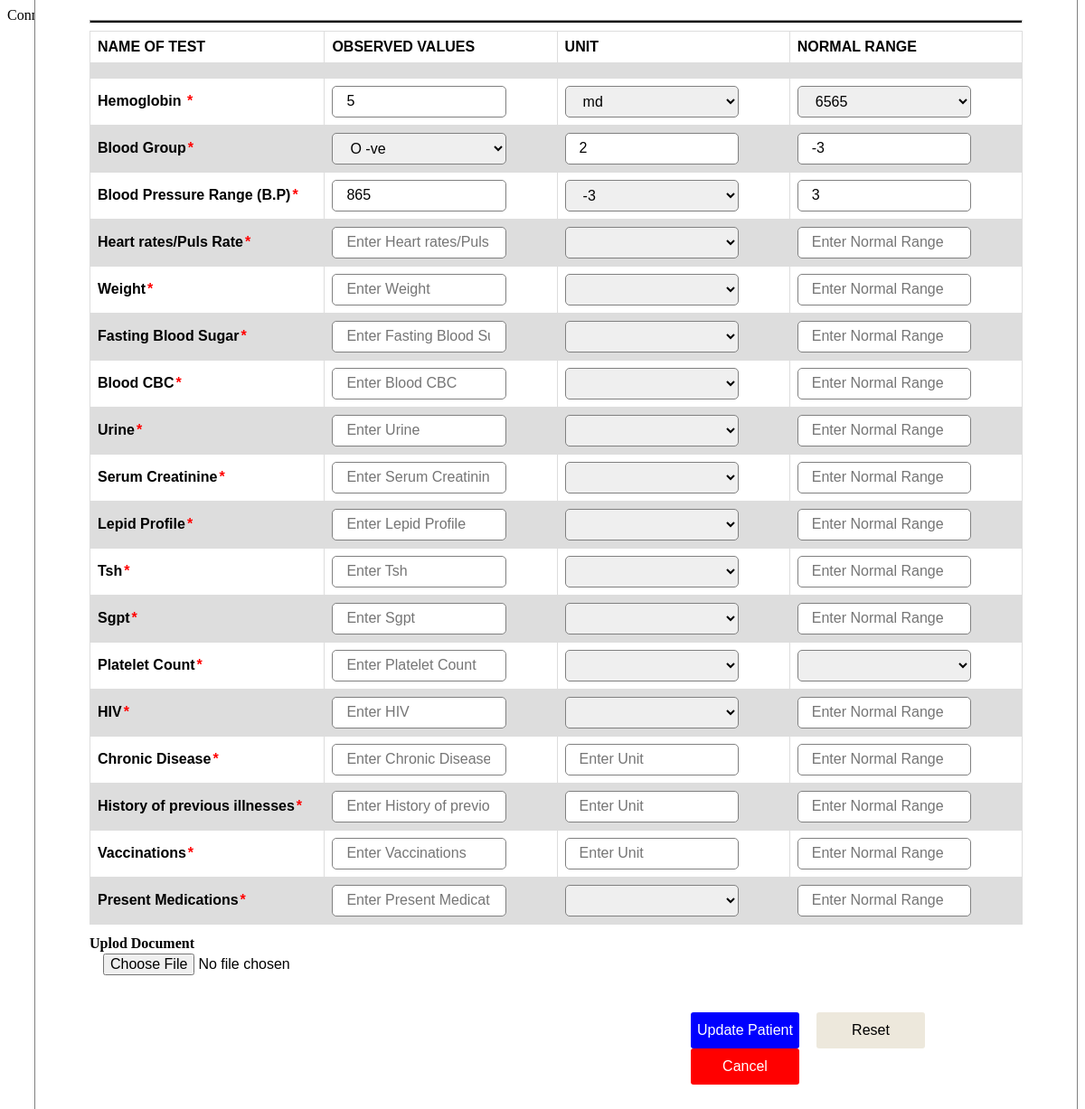
The app's page /patient_update.php?updateid=41 with its own data.
### tables this page shows
CREATE TABLE `patient` (
  `p_id` int(255) NOT NULL,
  `p_aadhar` int(255) NOT NULL,
  `p_name` varchar(255) NOT NULL,
  `p_dob` varchar(100) NOT NULL,
  `p_address` varchar(255) NOT NULL,
  `p_state` varchar(255) NOT NULL,
  `p_city` varchar(255) NOT NULL,
  `p_email` varchar(255) NOT NULL,
  `p_mobile` int(255) NOT NULL,
  `p_gender` varchar(255) NOT NULL,
  `p_hemoglobin_value` varchar(100) NOT NULL,
  `p_hemoglobin_unit` varchar(100) NOT NULL,
  `p_hemoglobin_range` varchar(100) NOT NULL,
  `p_blood_group_value` varchar(100) NOT NULL,
  `p_blood_group_unit` varchar(100) NOT NULL,
  `p_blood_group_range` varchar(100) NOT NULL,
  `p_blood_pressure_value` varchar(100) NOT NULL,
  `p_blood_pressure_unit` varchar(100) NOT NULL,
  `p_blood_pressure_range` varchar(100) NOT NULL,
  `p_heart_rate_value` varchar(100) NOT NULL,
  `p_heart_rate_unit` varchar(100) NOT NULL,
  `p_heart_rate_range` varchar(100) NOT NULL,
  `p_weight_value` varchar(100) NOT NULL,
  `p_weight_unit` varchar(100) NOT NULL,
  `p_weight_range` varchar(100) NOT NULL,
  `p_fasting_blood_value` varchar(100) NOT NULL,
  `p_fasting_blood_unit` varchar(100) NOT NULL,
  `p_fasting_blood_range` varchar(100) NOT NULL,
  `p_blood_cbc_value` varchar(100) NOT NULL,
  `p_blood_cbc_unit` varchar(100) NOT NULL,
  `p_blood_cbc_range` varchar(100) NOT NULL,
  `p_urin_value` varchar(100) NOT NULL,
  `p_urin_unit` varchar(100) NOT NULL,
  `p_urin_range` varchar(100) NOT NULL,
  `p_serum_value` varchar(100) NOT NULL,
  `p_serum_unit` varchar(100) NOT NULL,
  `p_serum_range` varchar(100) NOT NULL,
  `p_lipid_profit_value` varchar(100) NOT NULL,
  `p_lipid_profit_unit` varchar(100) NOT NULL,
  `p_lipid_profit_range` varchar(100) NOT NULL,
  `p_tsh_value` varchar(100) NOT NULL,
  `p_tsh_unit` varchar(100) NOT NULL,
  `p_tsh_range` varchar(100) NOT NULL,
  `p_sgpt_value` varchar(100) NOT NULL,
  `p_sgpt_unit` varchar(100) NOT NULL,
  `p_sgpt_range` varchar(100) NOT NULL,
  `p_platelet_value` varchar(100) NOT NULL,
  `p_platelet_unit` varchar(100) NOT NULL,
  `p_platelet_range` varchar(100) NOT NULL,
  `p_hiv_value` varchar(100) NOT NULL,
  `p_hiv_unit` varchar(100) NOT NULL,
  `p_hiv_range` varchar(100) NOT NULL,
  `p_chronic_disease_value` varchar(100) NOT NULL,
  `p_chronic_disease_unit` varchar(100) NOT NULL,
  `p_chronic_disease_range` varchar(100) NOT NULL,
  `p_history_previous_value` varchar(100) NOT NULL,
  `p_history_previous_unit` varchar(100) NOT NULL,
  `p_history_previous_range` varchar(100) NOT NULL,
  `p_vaccination_value` varchar(100) NOT NULL,
  `p_vaccination_unit` varchar(100) NOT NULL,
  `p_vaccination_range` varchar(100) NOT NULL,
  `p_present_medication_value` varchar(100) NOT NULL,
  `p_present_medication_unit` varchar(100) NOT NULL,
  `p_present_medication_range` varchar(100) NOT NULL,
  `d_file` varchar(100) NOT NULL
);

### patient_update.php (the view, shortened to what the rows shown need)
<?php
include_once './database/db.php';
$updateid = $_GET['updateid'];
$sql = "select * from  patient where p_id = '$updateid'";
$result = mysqli_query($conn, $sql);
$row = mysqli_fetch_assoc($result);
    $p_hemoglobin_value = $row['p_hemoglobin_value'];
    $p_hemoglobin_unit = $row['p_hemoglobin_unit'];
    $p_hemoglobin_range = $row['p_hemoglobin_range'];
    $p_blood_group_value = $row['p_blood_group_value'];
    $p_blood_group_unit = $row['p_blood_group_unit'];
    $p_blood_group_range = $row['p_blood_group_range'];
    $p_blood_pressure_value = $row['p_blood_pressure_value'];
    $p_blood_pressure_unit = $row['p_blood_pressure_unit'];
    $p_blood_pressure_range = $row['p_blood_pressure_range'];
?>
<!DOCTYPE html>
<html lang="en">
<head>
    <link rel="stylesheet" href="./css/add_patient.css">
</head>
<body>
    <div class="patient_body">
        <div class="patient_container">
            <form  method="post">
                <div class="patient_user_details">
                    <table>
                        <tr>
                            <th>NAME OF TEST </th>
                            <th>OBSERVED VALUES</th>
                            <th>UNIT</th>
                            <th>NORMAL RANGE</th>
                        </tr>
                        <tr>
                            <th></th>
                            <th></th>
                            <th></th>
                            <th></th>
                        </tr>
                        <tr>
                            <th>Hemoglobin <span style="color: red; margin:2px;">*</span></th>
                            <td><input class="input" type="number" placeholder="Enter Hemoglobin" name="p_hemoglobin_value" value="<?php echo $p_hemoglobin_value; ?>"></td>
                            <td><select class="input" name="p_hemoglobin_unit">
                            <option><?php echo $p_hemoglobin_unit; ?></option>
                            </select></td>
                            <td><select class="input" name="p_hemoglobin_range">
                            <option ><?php echo $p_hemoglobin_range; ?></option>
                            </select></td>
                         </tr>
                        <tr>
                            <th>Blood Group<span style="color: red; margin:2px;">*</span></th>
                            <td><select class="input" name="p_blood_group_value">
                            <option><?php echo $p_blood_group_value; ?></option>
                            </select></td>
                            <td><input class="input" type="number" placeholder="Enter Unit " name="p_blood_group_unit" value="<?php echo $p_blood_group_unit; ?>"></td>
                            <td><input class="input" type="number" placeholder="Enter Normal Range" name="p_blood_group_range" value="<?php echo $p_blood_group_range; ?>"></td>
                        </tr>
                        <tr>
                            <th>Blood Pressure Range (B.P)<span style="color: red; margin:2px;">*</span></th>
                            <td><input class="input" type="number" placeholder="Enter Blood Pressure Range (B.P)" name="p_blood_pressure_value" value="<?php echo $p_blood_pressure_value; ?>"></td>
                            <td><select class="input" name="p_blood_pressure_unit">
                            <option><?php echo $p_blood_pressure_unit; ?></option>
                            </select></td>
                            <td><input class="input" type="number" placeholder="Enter Normal Range" name="p_blood_pressure_range" value="<?php echo $p_blood_pressure_range; ?>"></td>
                        </tr>
                        <tr>
                            <th>Heart rates/Puls Rate<span style="color: red; margin:2px;">*</span></th>
                        </tr>
                        <tr>
                            <th>Weight<span style="color: red; margin:2px;">*</span></th>
                        </tr>
                        <tr>
                            <th>Fasting Blood Sugar<span style="color: red; margin:2px;">*</span></th>
                        </tr>
                        <tr>
                            <th>Blood CBC<span style="color: red; margin:2px;">*</span></th>
                        </tr>
                        <tr>
                            <th>Urine<span style="color: red; margin:2px;">*</span></th>
                        </tr>
                        <tr>
                            <th>Serum Creatinine<span style="color: red; margin:2px;">*</span></th>
                        </tr>
                        <tr>
                            <th>Lepid Profile<span style="color: red; margin:2px;">*</span></th>
                        </tr>
                        <tr>
                            <th>Tsh<span style="color: red; margin:2px;">*</span></th>
                        </tr>
                        <tr>
                            <th>Sgpt<span style="color: red; margin:2px;">*</span></th>
                        </tr>
                        <tr>
                            <th>Platelet Count<span style="color: red; margin:2px;">*</span></th>
                        </tr>
                        <tr>
                            <th>HIV<span style="color: red; margin:2px;">*</span></th>
                        </tr>
                        <tr>
                            <th>Chronic Disease<span style="color: red; margin:2px;">*</span></th>
                        </tr>
                        <tr>
                            <th>History of previous illnesses<span style="color: red; margin:2px;">*</span></th>
                        </tr>
                        <tr>
                            <th>Vaccinations<span style="color: red; margin:2px;">*</span></th>
                        </tr>
                        <tr>
                            <th>Present Medications<span style="color: red; margin:2px;">*</span></th>
                        </tr>
                    </table>
                </div>
        </div>
    </div>
</body>
</html>

### records on screen
patient: p_hemoglobin_value "5", p_hemoglobin_unit "md", p_hemoglobin_range "6565", p_blood_group_value "O -ve", p_blood_group_unit "2", p_blood_group_range "-3", p_blood_pressure_value "865", p_blood_pressure_unit "-3", p_blood_pressure_range "3"
